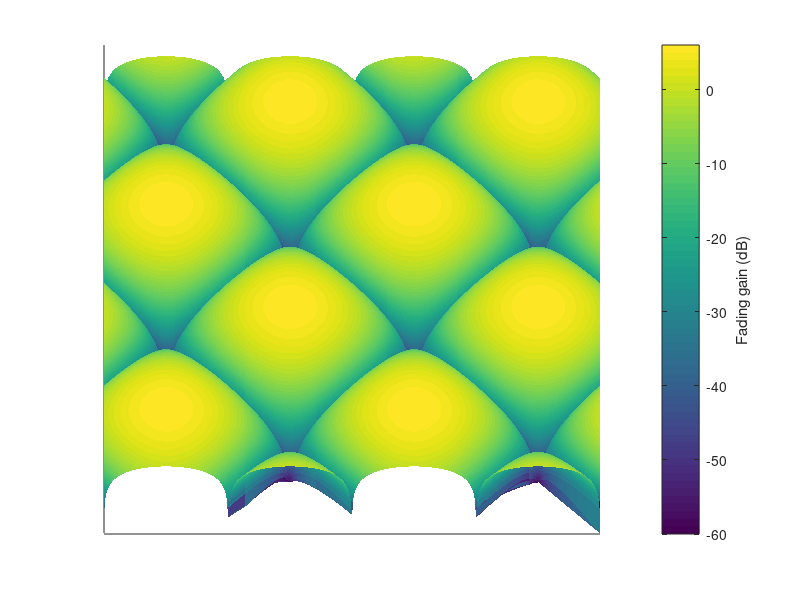

This figure's MATLAB source:


x = linspace(0,1,1000);
y = linspace(0,1,1000);

[xdata1, ydata1] = meshgrid(x,y);
zdata1 = mag2db(abs(sin(2*pi*2*xdata1)+sin(2*pi*2*ydata1))+0.001);

figure('Color',[1 1 1]);

% Create axes
axes1 = axes;
hold(axes1,'on');

% Create surf
surf(xdata1,ydata1,zdata1,'LineStyle','none');

% Uncomment the following line to preserve the X-limits of the axes
% xlim(axes1,[0 1]);
% Uncomment the following line to preserve the Y-limits of the axes
% ylim(axes1,[0 1]);
% Uncomment the following line to preserve the Z-limits of the axes
% zlim(axes1,[-50 50]);
view(axes1,[5.6843418860808e-14 79.12]);
grid(axes1,'on');
% Set the remaining axes properties
set(axes1,'FontSize',30,'XTick',zeros(1,0),'YTick',zeros(1,0),'ZTick',...
    zeros(1,0));
% Create colorbar
c = colorbar('peer',axes1);
 ylabel(c,'Fading gain (dB)')
